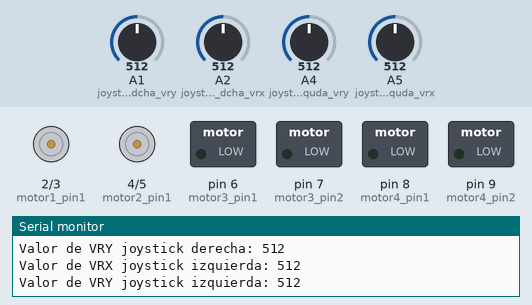
This sketch was run on a simulated Arduino Uno, built with avr-gcc and run on an emulated ATmega328P. Shown: motor-driver pin pairs drawn as motors (green arrow = first pin HIGH = forward, orange = second pin HIGH = backward, longer = more drive), switched loads named in the sketch (green lamp = pin HIGH), the last lines printed to the serial monitor. The test bench sets the inputs (shaded band); at power-on: A1 (joystick_dcha_vry) = 512, A4 (joystick_izquda_vry) = 512, A2 (joystick_dcha_vrx) = 512, A5 (joystick_izquda_vrx) = 512.

Above: at 1.2 s.
1.3 s: A1 (joystick_dcha_vry) set to 127
4.3 s: A1 (joystick_dcha_vry) set to 110
At 5.3 s:
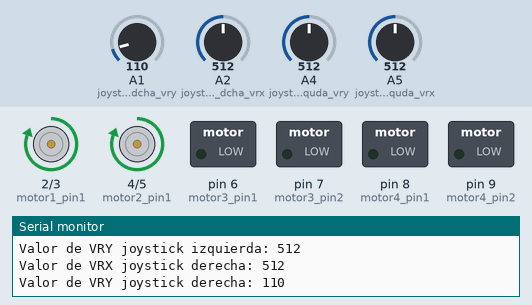
5.8 s: A4 (joystick_izquda_vry) set to 686
8.8 s: A4 (joystick_izquda_vry) set to 717
At 9.3 s:
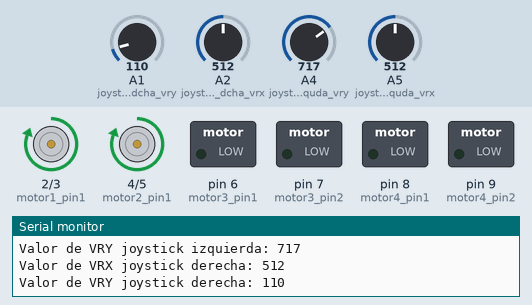
11.8 s: A2 (joystick_dcha_vrx) set to 110
14.8 s: A2 (joystick_dcha_vrx) set to 88
Timing chart, 0 to 18.8 s (numbered marks = the images above; inputs shaded):
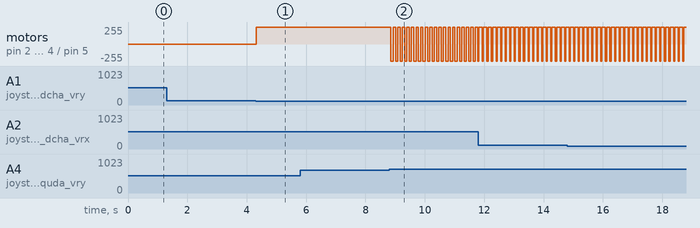

The sketch:

sketch_apr16a.ino
```cpp
int joystick_izquda_vrx = A5;
int joystick_izquda_vry = A4;
int joystick_izquda_sw = 13;
int joystick_dcha_vrx = A2;
int joystick_dcha_vry = A1;
int joystick_dcha_sw = 10;
int motor1_pin1 = 2;
int motor1_pin2 = 3;
int motor2_pin1 = 4;
int motor2_pin2 = 5;
int motor3_pin1 = 6;
int motor3_pin2 = 7;
int motor4_pin1 = 8;
int motor4_pin2 = 9;
int joystick_derechaX;
int joystick_derechaY;
int joystick_izquierdaX;
int joystick_izquierdaY;


void setup() {
  Serial.begin(9600);
  pinMode(motor1_pin1, OUTPUT);
  pinMode(motor1_pin2, OUTPUT);
  pinMode(motor2_pin1, OUTPUT);
  pinMode(motor2_pin2, OUTPUT);
  pinMode(motor3_pin1, OUTPUT);
  pinMode(motor3_pin2, OUTPUT);
  pinMode(motor4_pin1, OUTPUT);
  pinMode(motor4_pin2, OUTPUT);
  pinMode(joystick_izquda_sw, INPUT);
  pinMode(joystick_dcha_sw, INPUT);

}

void loop() {
  //Control del ejeX del joystick de la derecha
  //Avance y/o retroceso del ROV
  Serial.print("Valor de VRX joystick derecha: ");
  Serial.println(analogRead(joystick_dcha_vrx));
  joystick_derechaX = analogRead(joystick_dcha_vrx);

  if (joystick_derechaX >= 700) {
    //Motor al contrario
    digitalWrite(motor1_pin1, LOW);
    digitalWrite(motor1_pin2, HIGH);
    digitalWrite(motor2_pin1, LOW);
    digitalWrite(motor2_pin2, HIGH);

  }
  if (joystick_derechaX <= 115) {
    //Motor gira en una dirección
    digitalWrite(motor1_pin1, HIGH);
    digitalWrite(motor1_pin2, LOW);
    digitalWrite(motor2_pin1, HIGH);
    digitalWrite(motor2_pin2, LOW);

  }

  if (joystick_derechaX == 515) {
    //Motor parado
    digitalWrite(motor1_pin1, LOW);
    digitalWrite(motor1_pin2, LOW);
    digitalWrite(motor2_pin1, LOW);
    digitalWrite(motor2_pin2, LOW);

  }
//Control del ejeY del joystick de la derecha

 //Avance y/o retroceso del ROV
  Serial.print("Valor de VRY joystick derecha: ");
  Serial.println(analogRead(joystick_dcha_vry));
  joystick_derechaY = analogRead(joystick_dcha_vry);

  if (joystick_derechaY >= 700) {
    //Motor al contrario
    digitalWrite(motor1_pin1, LOW);
    digitalWrite(motor1_pin2, HIGH);
    digitalWrite(motor2_pin1, LOW);
    digitalWrite(motor2_pin2, HIGH);

  }
  if (joystick_derechaY <= 115) {
    //Motor gira en una dirección
    digitalWrite(motor1_pin1, HIGH);
    digitalWrite(motor1_pin2, LOW);
    digitalWrite(motor2_pin1, HIGH);
    digitalWrite(motor2_pin2, LOW);

  }

  if (joystick_derechaY == 508) {
    //Motor parado
    digitalWrite(motor1_pin1, LOW);
    digitalWrite(motor1_pin2, LOW);
    digitalWrite(motor2_pin1, LOW);
    digitalWrite(motor2_pin2, LOW);

  }
    //Control del ejeX del joystick de la izquierda
  //Avance y/o retroceso del ROV
  Serial.print("Valor de VRX joystick izquierda: ");
  Serial.println(analogRead(joystick_izquda_vrx));
  joystick_izquierdaX = analogRead(joystick_izquda_vrx);

  if (joystick_izquierdaX >= 700) {
    //Motor al contrario
    digitalWrite(motor1_pin1, LOW);
    digitalWrite(motor1_pin2, HIGH);
    digitalWrite(motor2_pin1, LOW);
    digitalWrite(motor2_pin2, HIGH);

  }
  if (joystick_izquierdaX <= 115) {
    //Motor gira en una dirección
    digitalWrite(motor1_pin1, HIGH);
    digitalWrite(motor1_pin2, LOW);
    digitalWrite(motor2_pin1, HIGH);
    digitalWrite(motor2_pin2, LOW);

  }

  if (joystick_izquierdaX == 506) {
    //Motor parado
    digitalWrite(motor1_pin1, LOW);
    digitalWrite(motor1_pin2, LOW);
    digitalWrite(motor2_pin1, LOW);
    digitalWrite(motor2_pin2, LOW);

  }
//Control del ejeY del joystick de la izquierda

 //Avance y/o retroceso del ROV
  Serial.print("Valor de VRY joystick izquierda: ");
  Serial.println(analogRead(joystick_izquda_vry));
  joystick_izquierdaY = analogRead(joystick_izquda_vry);

  if (joystick_izquierdaY >= 700) {
    //Motor al contrario
    digitalWrite(motor1_pin1, LOW);
    digitalWrite(motor1_pin2, HIGH);
    digitalWrite(motor2_pin1, LOW);
    digitalWrite(motor2_pin2, HIGH);

  }
  if (joystick_izquierdaY <= 115) {
    //Motor gira en una dirección
    digitalWrite(motor1_pin1, HIGH);
    digitalWrite(motor1_pin2, LOW);
    digitalWrite(motor2_pin1, HIGH);
    digitalWrite(motor2_pin2, LOW);

  }

  if (joystick_izquierdaY == 508) {
    //Motor parado
    digitalWrite(motor1_pin1, LOW);
    digitalWrite(motor1_pin2, LOW);
    digitalWrite(motor2_pin1, LOW);
    digitalWrite(motor2_pin2, LOW);

  }

}
```

Measured:
- the behaviour switches between 116 and 115 on A1 (joystick_dcha_vry) (found by bisection; images 0 and 1)
- the behaviour switches between 699 and 700 on A4 (joystick_izquda_vry) (found by bisection; images 1 and 2)
- after the input at 4.3 s, motor on pin 2 (motor1_pin1) / pin 3 (motor1_pin2), motor on pin 4 (motor2_pin1) / pin 5 (motor2_pin2): stopped → forward 255/255 at once
- after the input at 8.8 s, motor on pin 2 (motor1_pin1) / pin 3 (motor1_pin2), motor on pin 4 (motor2_pin1) / pin 5 (motor2_pin2): alternates forward 255/255 for 0.08 s and backward 255/255 for 0.07 s, starting after 0.06 s
